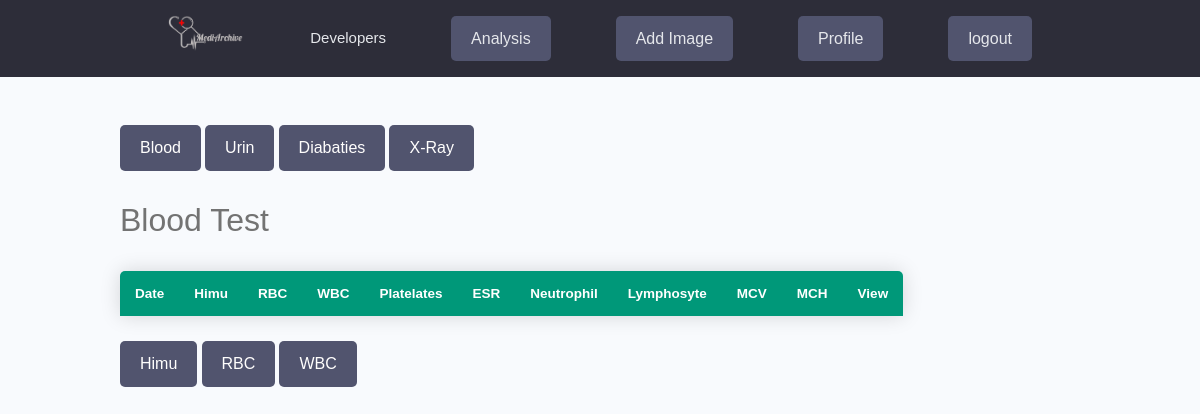
Page /bloodAnalysis/ (signed in) on the earlier database version.
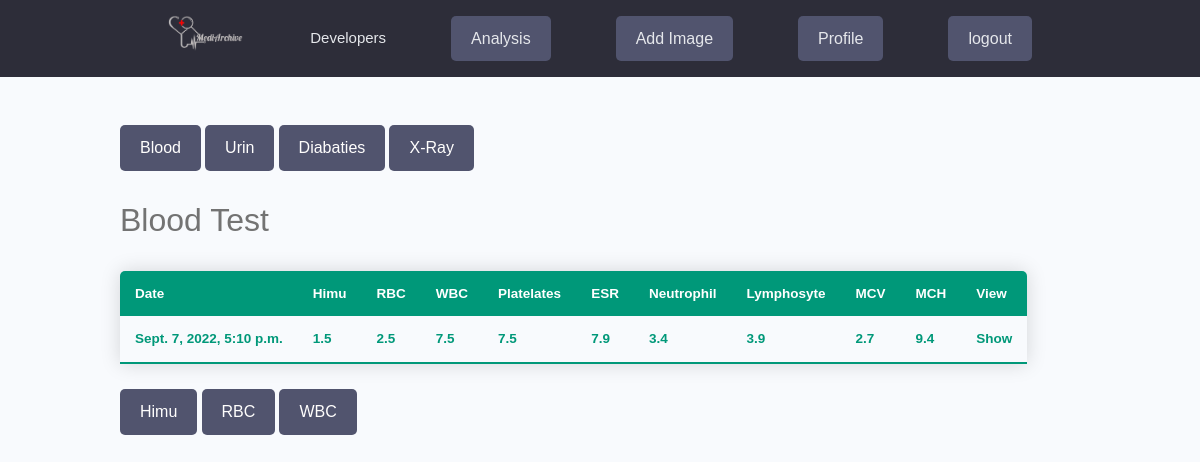
Same page on the later database version.
### medical_report/models.py (models this page shows, shortened)
class Blood_report(models.Model):
    blood_owner = models.ForeignKey(Profile,null=True,blank=True,on_delete=models.CASCADE)
    Hemoglobin = models.FloatField(null=True, blank=True)
    RBC = models.FloatField(null=True, blank=True)
    WBC = models.FloatField(null=True, blank=True)
    Platelets = models.FloatField(null=True, blank=True)
    ESR = models.FloatField(null=True, blank=True)
    Neutrophil = models.FloatField(null=True, blank=True)
    Lymphocyte = models.FloatField(null=True, blank=True)
    MCV = models.FloatField(null=True, blank=True)
    MCH = models.FloatField(null=True, blank=True)
    created = models.DateTimeField(auto_now_add=True, blank=False)
    id = models.UUIDField(default=uuid.uuid4,unique=True,primary_key=True,editable=False)

### medical_report/views.py (the view)
# urls.py: path('bloodAnalysis/',bloodAnalysis,name='bloodAnalysis'),
@login_required(login_url='login')
def bloodAnalysis(request):
    blood_reports = Blood_report.objects.all()
    context = {
        'blood_reports': blood_reports,
    }
    return render(request, "medical_report/blood_analysis.html",context)

### medical_report/templates/medical_report/blood_analysis.html
{% extends 'main.html' %}
{% load static %}
{% block content  %}
<div class="container">
    <br><br>
        <a href="{% url 'bloodAnalysis' %}" class="btn btn--sub">Blood</a>
        <a href="{% url 'urinAnalysis' %}" class="btn btn--sub">Urin</a>
        <a href="" class="btn btn--sub">Diabaties</a>
        <a href="" class="btn btn--sub">X-Ray</a>
    <br><br>
    <div class=" ">
        <h3>Blood Test</h3>
        <table class="content-table">
            <thead>
            <tr>
                <th>Date</th>
                <th>Himu</th>
                <th>RBC</th>
                <th>WBC</th>
                <th>Platelates</th>
                <th>ESR</th>
                <th>Neutrophil</th>
                <th>Lymphosyte</th>
                <th>MCV</th>
                <th>MCH</th>
                <td>View</td>
            </tr>
            </thead>
            <tbody >
            {% for blood_report in blood_reports %}
            <tr class="active-row">
                <td>{{  blood_report.created }}</td>
                <td>{{  blood_report.Hemoglobin }}</td>
                <td>{{  blood_report.RBC }}</td>
                <td>{{  blood_report.WBC }}</td>
                <td>{{  blood_report.Platelets }}</td>
                <td>{{  blood_report.ESR }}</td>
                <td>{{  blood_report.Neutrophil }}</td>
                <td>{{  blood_report.Lymphocyte }}</td>
                <td>{{  blood_report.MCV }}</td>
                <td>{{  blood_report.MCH }}</td>
                <td>Show</td>
            </tr>
            {% endfor %}
            </tbody>
        </table>
        <a href="" class="btn btn--sub">Himu</a>
        <a href="" class="btn btn--sub">RBC</a>
        <a href="" class="btn btn--sub">WBC</a>
    </div>
</div>
{% endblock  %}

### templates/main.html (shortened to what this page needs)
<!DOCTYPE html>
{% load static %}
<html>
<head>
    <link rel="stylesheet" href="https://cdn.iconmonstr.com/1.3.0/css/iconmonstr-iconic-font.min.css" />
    <link rel="stylesheet" href="{% static 'uikit/styles/uikit.css' %}" />
    <link rel="stylesheet" href="{% static 'styles/app.css' %}" />
    <link rel="stylesheet" href="{% static 'styles/a.css' %}" />
</head>
<body>
    {% include 'navbar.html' %}
    {% block content %}
    {% endblock content %}
</body>
</html>

### templates/navbar.html (shortened to what this page needs)
{% load static %}
<header class="header">
    <div class="container container--narrow">
        <a href="{% url 'developer' %}" class="header__logo">
            <img src="{% static 'images/limon.png' %} " alt="DevSearch Logo" />
        </a>
        <nav class="header__nav">
            <ul class="header__menu">
                <li class="header__menuItem"><a href="{% url 'developer' %}">Developers</a></li>
                {% if request.user.is_authenticated %}
                <li class="header__menuItem"><a href="{% url 'analysis' %}" class="btn btn--sub">Analysis</a></li>
                <li class="header__menuItem"><a href="{% url 'addImage' %}" class="btn btn--sub">Add Image</a></li>
                <li class="header__menuItem"><a href="{% url 'profile' %}" class="btn btn--sub">Profile</a></li>
                <li class="header__menuItem"><a href="{% url 'logout' %}" class="btn btn--sub">logout</a></li>
                {% else %}
                <li class="header__menuItem"><a href="{% url 'login' %}" class="btn btn--sub">Login/Sign Up</a></li>
                {% endif %}
        </nav>
    </div>
</header>

### static/styles/app.css (style rules this page uses)
:root { --color-sub: #2d2d39; }
.btn--sub { background-color: var(--color-sub-light); }
img { width: 100%; }
.header { position: sticky; z-index: 111; background-color: var(--color-sub); padding: 1.5rem 0; }
.header > .container { display: flex; justify-content: space-between; align-items: center; }
.header__logo > img { height: 3.8rem; }
.header__nav > ul { display: inline-flex; align-items: center; list-style: none; gap: 6.5rem; }
.header__menuItem > a { color: var(--color-light); font-weight: 300; }

### static/styles/a.css (style rules this page uses)
* { font-family: sans-serif; }
.content-table { border-collapse: collapse; margin: 25px 0; font-size: 0.9em; min-width: 400px; border-radius: 5px 5px 0 0; overflow: hidden; box-shadow: 0 0 20px rgba(0, 0, 0, 0.15); }
.content-table thead tr { background-color: #009879; color: #ffffff; text-align: left; font-weight: bold; }
.content-table th, .content-table td { padding: 12px 15px; }
.content-table tbody tr { border-bottom: 1px solid #dddddd; }
.content-table tbody tr:last-of-type { border-bottom: 2px solid #009879; }
.content-table tbody tr.active-row { font-weight: bold; color: #009879; }

### static/uikit/styles/modules/_variables.css (style rules this page uses)
:root { --color-main: #5aa5b9; --color-main-light: #e6faff; --color-sub: #3f4156; --color-sub-light: #51546e; --color-sub-lighter: #ededfd; --color-text: #737373; --color-gray: #8b8b8b; --color-light: #e5e7eb; --color-light-gray: #767676; --color-bg: #f8fafd; --color-white: #fffefd; --color-white-light: #f3f3f3; --color-success: #359e64; --color-success-bg: #def8e8; --color-error: #fc4b0b; --color-error-bg: #fff2ee; --font-base: 'Poppins', arial, helvetica, 'Segoe UI', roboto, ubuntu, sans-serif; --font-monospace: 'Fira Code', 'Courier New', courier, monospace; --font-regular: 300; --font-medium: 500; --font-bold: 700; --generic-shadow: 1px 1px 5px #00000010; --generic-transition: all 0.3s ease-in-out; }

### static/uikit/styles/modules/_base.css (style rules this page uses)
* { margin: 0; padding: 0; box-sizing: border-box; text-rendering: optimizeLegibility; color: inherit; font-size: inherit; }
html { font-size: 50%; }
@media only screen and (min-width: 480px) { html { font-size: 56.25%; } }
@media only screen and (min-width: 1200px) { html { font-size: 62.5%; } }
body { line-height: 1.6; font-weight: 400; font-size: 1.5rem; color: var(--color-text); background-color: var(--color-bg); min-height: 100vh; }

### static/uikit/styles/modules/_typography.css (style rules this page uses)
* { font-family: var(--font-base); }
h3 { font-size: 3.2rem; font-weight: var(--font-medium); }
a { padding-bottom: 2px; text-decoration: none; display: inline-block; color: var(--color-main); font-weight: var(--font-medium); }

### static/uikit/styles/modules/_utilities.css (style rules this page uses)
.container { width: 92%; max-width: 165rem; margin: 0 auto; box-sizing: border-box; }
.container--narrow { width: 92%; max-width: 120rem; }
@media screen and (min-width: 1000px) { .container { width: 90%; } }
@media screen and (min-width: 1000px) { .container--narrow { width: 85%; } }
@media screen and (min-width: 1200px) { .container { width: 80%; } }
@media screen and (min-width: 1200px) { .container--narrow { width: 72%; } }

### static/uikit/styles/modules/_button.css (style rules this page uses)
.btn { display: inline-block; position: relative; cursor: pointer; background-color: var(--color-light); font-weight: var(--font-medium); color: var(--color-sub); text-decoration: none; padding: 1rem 2rem; border-radius: 0.5rem; border: none; width: -webkit-fit-content; width: -moz-fit-content; width: fit-content; height: -webkit-fit-content; height: -moz-fit-content; height: fit-content; font-size: 1.6rem; outline-width: 0; outline-color: transparent; -webkit-backface-visibility: hidden; backface-visibility: hidden; transition: all 0.3s ease-in-out; }
.btn--sub { background-color: var(--color-sub); color: var(--color-white); }

Differences in the rows shown:
added Blood_report: created "Sept. 7, 2022, 5:10 p.m.", Hemoglobin "1.5", RBC "2.5", WBC "7.5", Platelets "7.5", ESR "7.9", Neutrophil "3.4", Lymphocyte "3.9", MCV "2.7", MCH "9.4"
